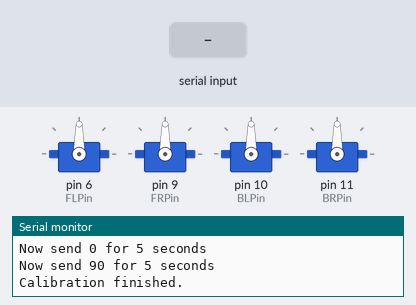
The sketch below on a simulated Arduino Uno, built with avr-gcc and run on an emulated ATmega328P. Parts: 4 × servo, the last lines printed to the serial monitor. The test bench sets the inputs (shaded band).

Above: at 17.2 s.
17.3 s: "A" received over Serial
At 18.3 s:
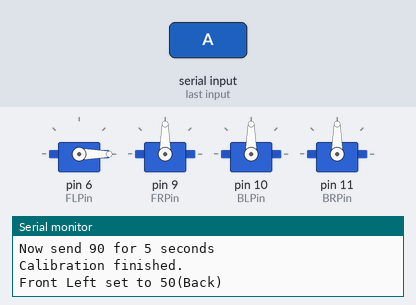
18.8 s: byte 76 ('L') received over Serial
At 19.4 s:
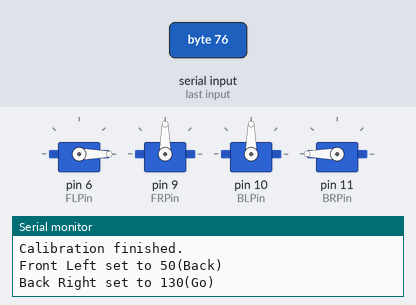
20.3 s: "B" received over Serial
At 20.6 s:
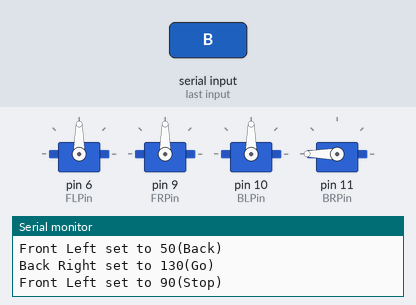
21.8 s: "C" received over Serial
At 22.9 s:
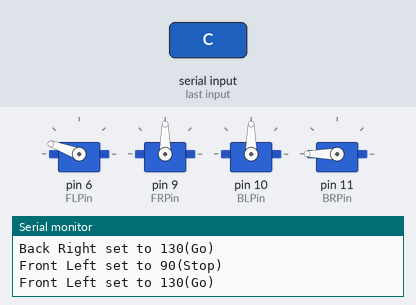
23.3 s: byte 75 ('K') received over Serial
At 24.0 s:
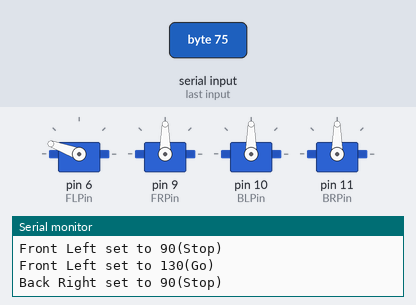
24.8 s: "D" received over Serial
At 25.2 s:
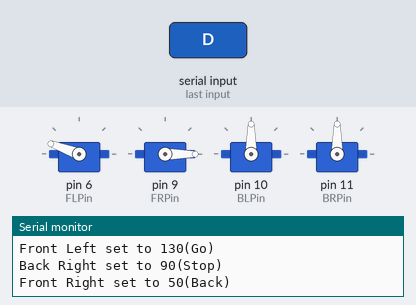
Timing chart, 0 to 27.3 s (numbered marks = the images above; inputs shaded):
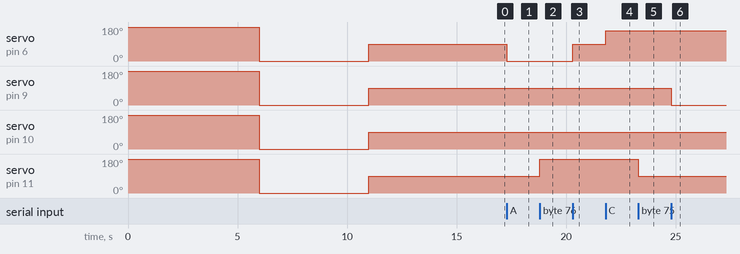

The sketch:

calibrateAndMotorControl.ino
```cpp
#include <Servo.h>
// Pins to Motors
int FLPin = 6;
int FRPin = 9;
int BLPin = 10;
int BRPin = 11;

// Setting Servos
Servo FL;
Servo FR;
Servo BL;
Servo BR;

void setup()
{
  int speed = 0; // Used in calibration.
  // put your setup code here, to run once:
  FL.attach(FLPin);
  FR.attach(FRPin);
  BL.attach(BLPin);
  BR.attach(BRPin);
  Serial.begin(9600);
  /*
   * Instuctions for calibrating:
   *  1. Plug in Arduino First and wait for some beeping.
   *  2. Click the Reset button on the Arduino and Turn on the Power at the same time.
   */
  Serial.println("Start program sending 180 for 6 seconds");
  speed = 180;
  FL.write(speed);
  FR.write(speed);
  BL.write(speed);
  BR.write(speed);
  delay(6000);

  Serial.println("Now send 0 for 5 seconds");
  speed = 0;
  FL.write(speed);
  FR.write(speed);
  BL.write(speed);
  BR.write(speed);
  delay(5000);

  Serial.println("Now send 90 for 5 seconds");
  speed = 90;
  FL.write(speed);
  FR.write(speed);
  BL.write(speed);
  BR.write(speed);
  delay(5000);
  Serial.println("Calibration finished.");
  // Serial.println("Start program."); // This can be uncommented for skipping calibration
  // speed = 90;
}

void loop() {}

//             | Back | Off | Forward
// Front Left  |  A   |  B  |   C
// Front Right |  D   |  E  |   F
// Back  Left  |  G   |  H  |   I
// Back  Right |  J   |  K  |   L
void serialEvent()
{
  while (Serial.available())
  {
    char CODE = (char)Serial.read();

    switch (CODE)
    {
    /*
     * Front Left
     */
    case 'A':
      Serial.println("Front Left set to 50(Back)");
      FL.write(0);
      break;
    case 'B':
      Serial.println("Front Left set to 90(Stop)");
      FL.write(90);
      break;
    case 'C':
      Serial.println("Front Left set to 130(Go)");
      FL.write(160);
      break;
    /*
     * Front Right
     */
    case 'D':
      Serial.println("Front Right set to 50(Back)");
      FR.write(0);
      break;
    case 'E':
      Serial.println("Front Right set to 90(Stop)");
      FR.write(90);
      break;
    case 'F':
      Serial.println("Front Right set to 130(Go)");
      FR.write(180);
      break;
    /*
     * Back Left
     */
    case 'G':
      Serial.println("Back Left set to 50(Back)");
      BL.write(0);
      break;
    case 'H':
      Serial.println("Back Left set to 90(Stop)");
      BL.write(90);
      break;
    case 'I':
      Serial.println("Back Left set to 130(Go)");
      BL.write(180);
      break;
    case 'J':
      /*
       * Back Right
       */
      Serial.println("Back Right set to 50(Back)");
      BR.write(0);
      break;
    case 'K':
      Serial.println("Back Right set to 90(Stop)");
      BR.write(90);
      break;
    case 'L':
      Serial.println("Back Right set to 130(Go)");
      BR.write(180);
      break;
    }
  }
}
```

Measured:
- after the input at 17.3 s, servo on pin 6 (FLPin): 90° → 0° at once
- after the input at 18.8 s, servo on pin 11 (BRPin): 90° → 180° at once
- after the input at 20.3 s, servo on pin 6 (FLPin): 0° → 90° at once
- after the input at 21.8 s, servo on pin 6 (FLPin): 90° → 160° at once
- after the input at 23.3 s, servo on pin 11 (BRPin): 180° → 90° at once
- after the input at 24.8 s, servo on pin 9 (FRPin): 90° → 0° at once
